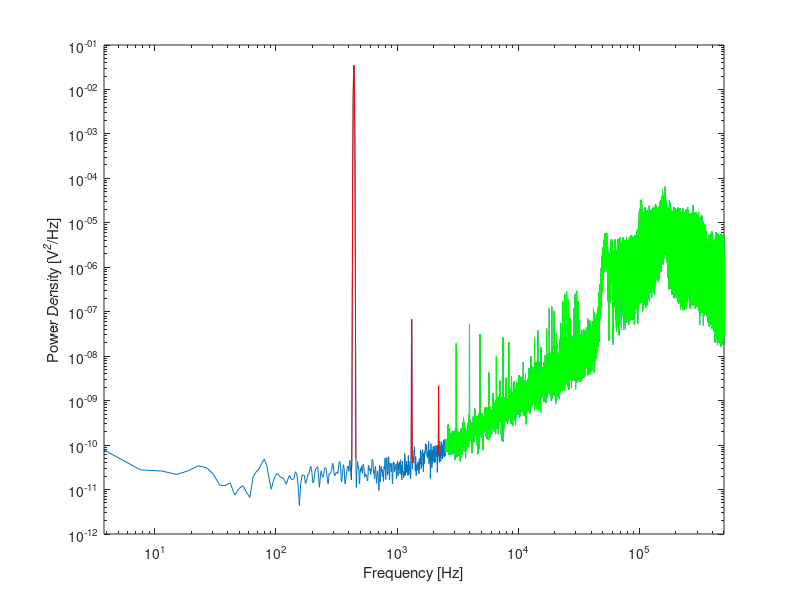
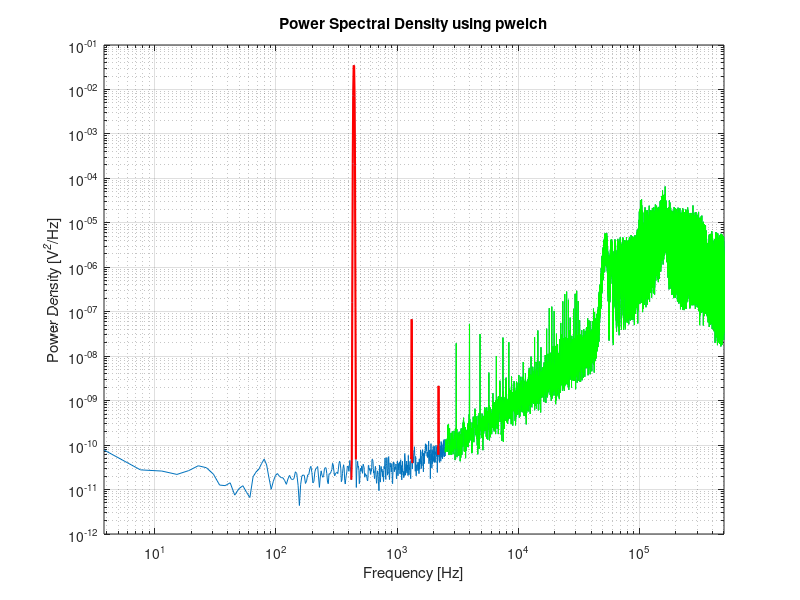

Write MATLAB code to recreate these figures, in order.
% sdex.m
% Determining the Signal-to-Noise Ratio of a signal.
% Hanspeter Schmid, May 2011 (updated August 2012)
% Generate an interesting signal (sigma-delta bitstream)
TSamp = 1e-6; t = (0:TSamp:2^21*TSamp);
fsig = 440.55; % Constructed to show some scallop loss
asig = 0.8; % Signal magnitude in V
vn = 1/300; % Total integrated noise in Vrms
vin = asig*sin(2*pi*fsig*t)+randn(size(t))*vn;
bout = ones(size(vin)); qin = 0; regin = vin(1); regout = 0;
for k=2:max(size(t))
if qin>=0
qout=1;
else
qout=-1;
end
bout(k)=qout;
qin = regin;
regin = vin(k)-qout+qin;
end
% Calculate an 8-times averaged spectrum with pwelch
nx = max(size(bout)); na = 8;
w = blackmanharris(floor(nx/na));
[Pxx,f] = pwelch(bout,w,0,[],1/TSamp);
% Calculate the spectrum parameters
fbin = f(2)-f(1);
CG = sum(w)/(nx/na);
NG = sum(w.^2)/(nx/na);

% Calculate the indices of the Signal, harmonics, band edge
isig = round(fsig/fbin)+1;
ih3 = round(3*fsig/fbin)+1;
ih5 = round(5*fsig/fbin)+1;
ibw = round(2500/fbin)+1;
% Plot and mark the above
loglog(f,Pxx);
hold on
itmp = (isig-5:isig+5)'; plot(f(itmp),Pxx(itmp),'r');
itmp = (ih3-4:ih3+4)'; plot(f(itmp),Pxx(itmp),'r');
itmp = (ih5-4:ih5+4)'; plot(f(itmp),Pxx(itmp),'r');
plot(f(ibw:end),Pxx(ibw:end),'g');
hold off
a=axis(); a(1)=f(1); a(2)=f(end); axis(a);
xlabel('Frequency [Hz]');
ylabel('Power Density [V^2/Hz]');
% and now present a few calculations:
fprintf('\nCalculations from the spectrum\n')
fprintf('==============================\n\n')
fprintf('1. Measuring the signal magnitude:\n\n')
srmt = asig/sqrt(2);
fprintf(' Theoretical value:   %1.5f Vrms\n'  ,srmt)
srms = sqrt(sum(Pxx(isig-5:isig+5)*fbin));
fprintf(' Signal spectrum integrated:   %1.5f Vrms\n',srms)
srmsp = sqrt( Pxx(isig) * NG*fbin/CG^2 );
fprintf(' Maximum read off spectrum:  %1.5f Vrms\n',srmsp)
scl = 20*log10(srmt/srmsp);
fprintf(' Scallop loss:  %1.5f dB\n\n',scl)


fprintf('2. Measuring the noise floor:\n\n')
nth = vn / sqrt(max(f));
inmax = isig - 20;
nsum = sqrt(sum(Pxx(1:inmax) * fbin)) / sqrt(f(inmax));
navg = sqrt(mean(Pxx(1:inmax)));

fprintf('   Theoretical value:          %2.3f uV/sqrt(Hz)\n', nth * 1e6)
fprintf('   Signal spectrum integrated: %2.3f uV/sqrt(Hz)\n', nsum * 1e6)
fprintf('   pwelch output averaged:     %2.3f uV/sqrt(Hz)\n\n', navg * 1e6)

% --- 3. Signal, Distortion and Noise ---
fprintf('3. Signal, Distortion and Noise:\n\n')

imask = ones(size(Pxx));
imask(ibw+1:end) = 0;               % Zero out frequencies above 2500 Hz

% Calculate Signal Power and mask it
itmp = isig-5:isig+5; 
imask(itmp) = 0; 
Ps = 10 * log10(sum(Pxx(itmp) * fbin));
fprintf('   Signal power:            %8.3f dB re 1 Vrms\n', Ps)

% Calculate 3rd-order Distortion and mask it
itmp = ih3-4:ih3+4; 
imask(itmp) = 0; 
P3 = 10 * log10(sum(Pxx(itmp) * fbin));
fprintf('   Third-order distortion:  %8.3f dB re 1 Vrms\n', P3)

% Calculate 5th-order Distortion and mask it
itmp = ih5-4:ih5+4; 
imask(itmp) = 0; 
P5 = 10 * log10(sum(Pxx(itmp) * fbin));
fprintf('   Fifth-order distortion:  %8.3f dB re 1 Vrms\n', P5)

% Calculate Noise Power using the remaining mask
Pn = 10 * log10(sum(Pxx .* imask * fbin));
fprintf('   Noise from 0 to 2500Hz:  %8.3f dB re 1 Vrms\n\n', Pn)

%% 5. Plot Spectrum
figure;
loglog(f, Pxx); hold on;

% Highlight Signal and Harmonics in Red, Noise Band in Green
itmp = (isig-5:isig+5)'; plot(f(itmp), Pxx(itmp), 'r', 'LineWidth', 1.5);
itmp = (ih3-4:ih3+4)';   plot(f(itmp), Pxx(itmp), 'r', 'LineWidth', 1.5);
itmp = (ih5-4:ih5+4)';   plot(f(itmp), Pxx(itmp), 'r', 'LineWidth', 1.5);
plot(f(ibw:end), Pxx(ibw:end), 'g');

hold off;
grid on;
a = axis(); a(1) = f(1); a(2) = f(end); axis(a);
xlabel('Frequency [Hz]');
ylabel('Power Density [V^2/Hz]');
title('Power Spectral Density using pwelch');
